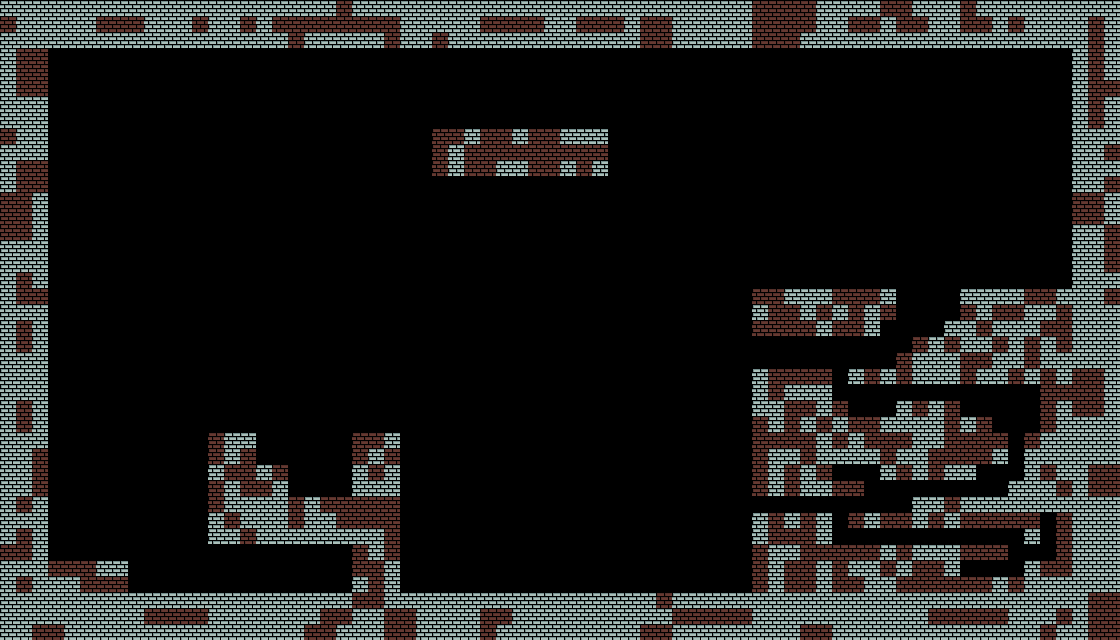

Tiled map render using the project's own tile images. Description and the map definition, with tile-layer contents summarised, below:
An orthogonal 70x40 tile map with 16x16 px tiles, 1 tile layer (Tiles) and 55 objects (37x Platform, 7x HObject, Start, End, Door, ...).

<map version="1.10" tiledversion="1.10.2" orientation="orthogonal" renderorder="right-down" width="70" height="40" tilewidth="16" tileheight="16" infinite="0" nextlayerid="6" nextobjectid="138">
 <tileset firstgid="1" name="Tiles" tilewidth="16" tileheight="16" tilecount="16" columns="4">
  <image source="../images/Tiles.png" width="64" height="64" />
 </tileset>
 <layer id="1" name="Tiles" width="70" height="40">
  <data>[2800 cells, 1015 non-empty, 2 distinct tile ids]</data>
 </layer>
 <objectgroup id="2" name="SpawnPoints">
  <object id="14" name="Start" type="Start" x="80" y="544">
   <point />
  </object>
  <object id="15" name="End" type="End" x="1040" y="80">
   <point />
  </object>
  <object id="137" name="Door" type="Door" x="1056" y="544" width="16" height="16" />
 </objectgroup>
 <objectgroup id="3" name="Colliders">
  <object id="10" name="HObject" type="HObject" x="1008" y="256" width="64" height="32">
   <properties>
    <property name="AtomicSize" type="float" value="5" />
    <property name="HotHeight" type="object" value="32" />
    <property name="TemperatureChangeRate" type="float" value="0.5" />
    <property name="TemperatureFactor" type="float" value="0" />
   </properties>
  </object>
  <object id="32" x="1008" y="96">
   <point />
  </object>
  <object id="38" name="HObject" type="HObject" x="448" y="560" width="48" height="32">
   <properties>
    <property name="AtomicSize" type="float" value="5" />
    <property name="HotHeight" type="object" value="39" />
    <property name="TemperatureChangeRate" type="float" value="0.5" />
    <property name="TemperatureFactor" type="float" value="0" />
   </properties>
  </object>
  <object id="39" x="448" y="208">
   <point />
  </object>
  <object id="43" type="Platform" x="48" y="0" width="1024" height="48" />
  <object id="44" type="Platform" x="0" y="0" width="48" height="640" />
  <object id="45" type="Platform" x="48" y="592" width="1024" height="48" />
  <object id="46" type="Platform" x="1072" y="0" width="47" height="640" />
  <object id="69" name="HObject" type="HObject" x="608" y="400" width="144" height="48">
   <properties>
    <property name="AtomicSize" type="float" value="5" />
    <property name="HotHeight" type="object" value="70" />
    <property name="TemperatureChangeRate" type="float" value="0.5" />
    <property name="TemperatureFactor" type="float" value="0" />
   </properties>
  </object>
  <object id="70" x="608" y="160">
   <point />
  </object>
  <object id="71" name="HObject" type="HObject" x="128" y="544" width="80" height="48">
   <properties>
    <property name="AtomicSize" type="float" value="5" />
    <property name="HotHeight" type="object" value="72" />
    <property name="TemperatureChangeRate" type="float" value="0.5" />
    <property name="TemperatureFactor" type="float" value="0" />
   </properties>
  </object>
  <object id="72" x="128" y="368">
   <point />
  </object>
  <object id="76" name="HObject" type="HObject" x="208" y="384" width="96" height="48">
   <properties>
    <property name="AtomicSize" type="float" value="5" />
    <property name="HotHeight" type="object" value="77" />
    <property name="TemperatureChangeRate" type="float" value="0.5" />
    <property name="TemperatureFactor" type="float" value="0" />
   </properties>
  </object>
  <object id="77" x="208" y="256">
   <point />
  </object>
  <object id="92" name="HObject" type="HObject" x="496" y="352" width="80" height="48">
   <properties>
    <property name="AtomicSize" type="float" value="5" />
    <property name="ColdHeight" type="object" value="93" />
    <property name="TemperatureChangeRate" type="float" value="0.5" />
    <property name="TemperatureFactor" type="float" value="1" />
   </properties>
  </object>
  <object id="93" x="496" y="512">
   <point />
  </object>
  <object id="95" type="Platform" x="48" y="560" width="80" height="32" />
  <object id="96" type="Platform" x="352" y="432" width="48" height="160" />
  <object id="99" type="Platform" x="208" y="432" width="48" height="112" />
  <object id="100" type="Platform" x="256" y="464" width="32" height="80" />
  <object id="101" type="Platform" x="288" y="496" width="64" height="48" />
  <object id="102" name="HObject" type="HObject" x="304" y="288" width="128" height="48">
   <properties>
    <property name="AtomicSize" type="float" value="5" />
    <property name="HotHeight" type="object" value="103" />
    <property name="TemperatureChangeRate" type="float" value="0.5" />
    <property name="TemperatureFactor" type="float" value="0" />
   </properties>
  </object>
  <object id="103" x="304" y="144">
   <point />
  </object>
  <object id="105" type="Platform" x="432" y="128" width="176" height="48" />
  <object id="106" type="Platform" x="752" y="288" width="128" height="48" />
  <object id="107" type="Platform" x="880" y="288" width="16" height="32" />
  <object id="108" type="Platform" x="960" y="288" width="112" height="96" />
  <object id="111" type="Platform" x="912" y="336" width="48" height="48" />
  <object id="112" type="Platform" x="944" y="320" width="16" height="16" />
  <object id="113" type="Platform" x="848" y="368" width="64" height="16" />
  <object id="114" type="Platform" x="896" y="352" width="16" height="16" />
  <object id="115" type="Platform" x="752" y="368" width="80" height="128" />
  <object id="116" type="Platform" x="752" y="512" width="80" height="80" />
  <object id="117" type="Platform" x="832" y="416" width="160" height="48" />
  <object id="118" type="Platform" x="832" y="544" width="128" height="48" />
  <object id="119" type="Platform" x="832" y="400" width="16" height="16" />
  <object id="120" type="Platform" x="896" y="400" width="64" height="16" />
  <object id="121" type="Platform" x="1040" y="384" width="32" height="128" />
  <object id="122" type="Platform" x="1024" y="432" width="16" height="64" />
  <object id="123" type="Platform" x="1008" y="480" width="16" height="16" />
  <object id="124" type="Platform" x="992" y="432" width="16" height="32" />
  <object id="125" type="Platform" x="880" y="464" width="96" height="16" />
  <object id="126" type="Platform" x="832" y="480" width="32" height="16" />
  <object id="127" type="Platform" x="912" y="496" width="80" height="32" />
  <object id="128" type="Platform" x="992" y="496" width="48" height="32" />
  <object id="129" type="Platform" x="848" y="512" width="64" height="16" />
  <object id="130" type="Platform" x="1024" y="528" width="16" height="16" />
  <object id="131" type="Platform" x="1056" y="512" width="16" height="32" />
  <object id="132" type="Platform" x="960" y="576" width="112" height="16" />
  <object id="133" type="Platform" x="1024" y="560" width="48" height="16" />
  <object id="134" type="Platform" x="960" y="544" width="48" height="16" />
 </objectgroup>
 <objectgroup id="4" name="AudioTriggers">
  <object id="18" name="Door Voice" type="Trigger" x="1040" y="544" width="16" height="16">
   <properties>
    <property name="Audio" type="file" value="../audio/Level5-Help.mp3" />
    <property name="HoldInput" type="bool" value="true" />
   </properties>
  </object>
 </objectgroup>
</map>